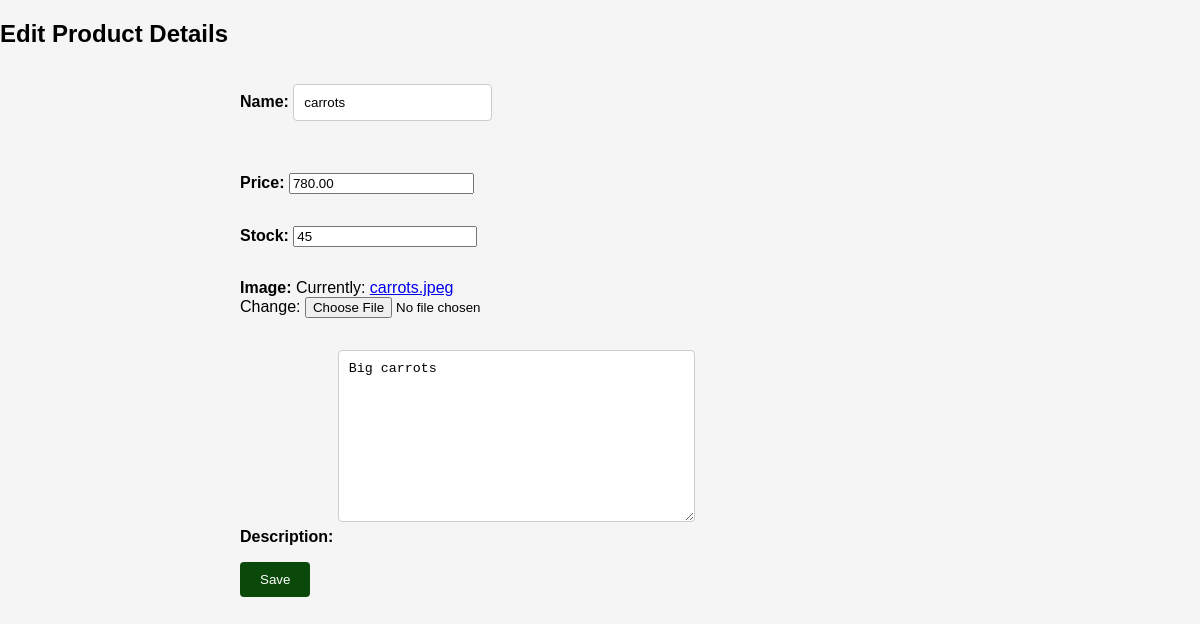
The page /inventory/products/edit/2/ on the database its author committed.
### inventory/models.py (models this page shows)
class Product(models.Model):
    name = models.CharField(max_length=32)
    price = models.DecimalField(max_digits=8,decimal_places=2)
    stock = models.PositiveBigIntegerField()
    image = models.ImageField()
    description = models.TextField()
    date_created = models.DateTimeField(auto_now_add=True)
    date_updated = models.DateTimeField(auto_now=True)

### inventory/views.py (the view)
# urls.py: path("products/edit/<int:id>/", product_update_view,name="product_update"),
def product_update_view(request, id):
    product = Product.objects.get(id=id)
    if request.method == 'POST':
        form = ProductUploadForm(request.POST, instance=product)
        if form.is_valid():
            form.save()
            return redirect("product_detail_view", id=product.id)
    else:
        form = ProductUploadForm(instance=product)
    return render(request, "inventory/edit_details.html", {"form": form})

### inventory/forms.py
class ProductUploadForm(forms.ModelForm):
    class Meta:
        model = Product
        fields = '__all__'

### templates/inventory/edit_details.html (shortened to what this page needs)
<!DOCTYPE html>
<html lang="en">
<head>
</head>
<body>
      <h2 class="edit">Edit Product Details</h2>
    <form method="POST">
        {{form.as_p}}
         <button type="submit">Save</button>
        </form>
</body>
</html>

### templates/inventory/edit_details.html (style rules this page uses)
body { background-color:whitesmoke; font-family: Arial, sans-serif; margin: 0; padding: 0; }
form { margin-left: 20%; display: flex; flex-direction: column; }
label { font-weight: bold; margin-bottom: 5px; }
input[type="text"], textarea { padding: 10px; border: 1px solid #ccc; border-radius: 4px; margin-bottom: 20px; }
button[type="submit"] { background-color: rgb(11, 73, 11); color: #fff; border: none; padding: 10px 20px; border-radius: 4px; cursor: pointer; align-self: flex-start; }

### rows shown on the page
Product: name "carrots", price "780.00", stock "45", description "Big carrots"
